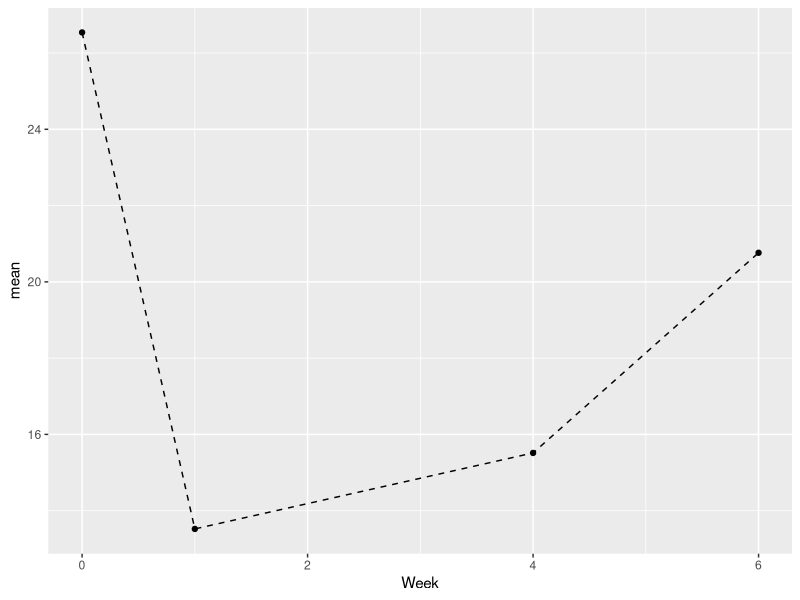

Reproduce this figure in R.
# For this problem set we focus only on the 50 children assigned to 
# chelation treatment with succimer. Thre raw data are stored in an external
# file: lead-data.txt
#
# Eacy row of the data set contains the following 5 variables:
#   ID  Y1  Y2  Y3  Y4
#

library(tidyverse)

col_names <- c("ID", "Y1", "Y2", "Y3", "Y4")
data <- read_table("lead-data.txt", col_names=col_names)

# 2.1.1
data_short <- gather(data, key=Timepoint, value=Levels, Y1, Y2, Y3, Y4)
data_short <- data_short %>%
  mutate(
    Week = 0,
    Week = ifelse(Timepoint == "Y2", 1, Week),
    Week = ifelse(Timepoint == "Y3", 4, Week),
    Week = ifelse(Timepoint == "Y4", 6, Week)
  )
    
data_summary <- data_short %>%
  group_by(Week) %>%
  summarize(
    mean = mean(Levels),
    variance = var(Levels),
    std = sqrt(variance)
  )

# 2.1.2
p <- data_summary %>%
  ggplot(aes(x=Week, y=mean)) +
  geom_line(linetype = "dashed") +
  geom_point()

# 2.1.3
data_cov <- cov(data[, c("Y1", "Y2", "Y3", "Y4")])
data_cor <- cor(data[, c("Y1", "Y2", "Y3", "Y4")])

# 2.1.4
# verified

# 2.1.5



